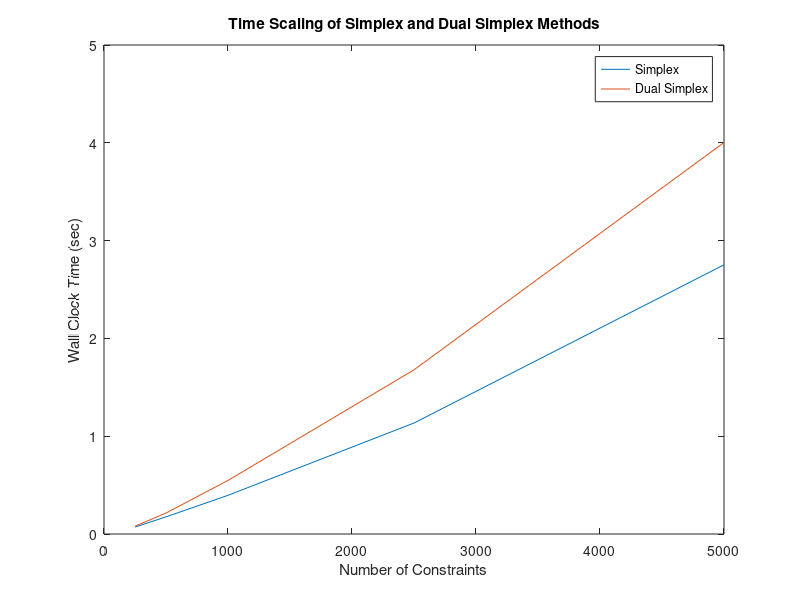

This chart was generated by the following MATLAB code:
% M = # of macroreplications (of the simplex method)
M = 50;

num_constr = [250, 500, 1000, 2500, 5000]; % # constraints
num_settings = length(num_constr);

% Read in the data from a text file "simplex_data.txt"
sizedata = [3, M*num_settings];
fileID = fopen('simplex_data.txt','r');
formatSpec = '%f %f %f';
data = fscanf(fileID,formatSpec,sizedata);
fclose(fileID);

% Assume the data is sitting in a matrix with columns:
%  # constraints | simplex time (sec) | dual simplex times (sec)


avg_simp_times = zeros(num_settings,1);
avg_dual_simp_times = zeros(num_settings,1);

for i = 1:num_settings;
	avg_simp_times(i) = mean(data(2,(i-1)*M+1:i*M));
	avg_dual_simp_times(i) = mean(data(3,(i-1)*M+1:i*M));
end

% Make of a plot of the performance of the two methods (as # constraints increases)
plot(num_constr, avg_simp_times, num_constr, avg_dual_simp_times);
legend('Simplex','Dual Simplex');
xlabel('Number of Constraints')
ylabel('Wall Clock Time (sec)')
title('Time Scaling of Simplex and Dual Simplex Methods')

% Can always try some confidence intervals too. May not be normal.